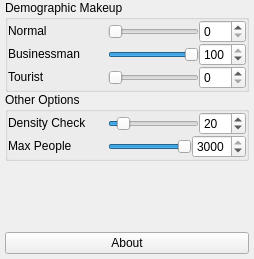
          <widget class="QWidget" name="spawn_tab">
           <attribute name="title">
            <string>Options</string>
           </attribute>
           <layout class="QVBoxLayout" name="verticalLayout_6">
            <property name="spacing">
             <number>0</number>
            </property>
            <property name="leftMargin">
             <number>5</number>
            </property>
            <property name="topMargin">
             <number>0</number>
            </property>
            <property name="rightMargin">
             <number>5</number>
            </property>
            <property name="bottomMargin">
             <number>5</number>
            </property>
            <item>
             <widget class="QGroupBox" name="groupBox_7">
              <property name="title">
               <string>Demographic Makeup</string>
              </property>
              <layout class="QVBoxLayout" name="verticalLayout_21">
               <property name="spacing">
                <number>0</number>
               </property>
               <property name="leftMargin">
                <number>0</number>
               </property>
               <property name="topMargin">
                <number>0</number>
               </property>
               <property name="rightMargin">
                <number>0</number>
               </property>
               <property name="bottomMargin">
                <number>0</number>
               </property>
               <item>
                <layout class="QHBoxLayout" name="concourse_horizontalLayout_22">
                 <item>
                  <widget class="QLabel" name="label_59">
                   <property name="minimumSize">
                    <size>
                     <width>100</width>
                     <height>0</height>
                    </size>
                   </property>
                   <property name="maximumSize">
                    <size>
                     <width>16777215</width>
                     <height>22</height>
                    </size>
                   </property>
                   <property name="text">
                    <string>Normal</string>
                   </property>
                  </widget>
                 </item>
                 <item>
                  <widget class="QSlider" name="normalDemographicSlider">
                   <property name="minimum">
                    <number>0</number>
                   </property>
                   <property name="maximum">
                    <number>100</number>
                   </property>
                   <property name="value">
                    <number>0</number>
                   </property>
                   <property name="orientation">
                    <enum>Qt::Horizontal</enum>
                   </property>
                  </widget>
                 </item>
                 <item>
                  <widget class="QSpinBox" name="normalDemographicSpinBox">
                   <property name="minimum">
                    <number>0</number>
                   </property>
                   <property name="maximum">
                    <number>100</number>
                   </property>
                   <property name="value">
                    <number>0</number>
                   </property>
                  </widget>
                 </item>
                </layout>
               </item>
               <item>
                <layout class="QHBoxLayout" name="concourse_horizontalLayout_23">
                 <item>
                  <widget class="QLabel" name="label_60">
                   <property name="minimumSize">
                    <size>
                     <width>100</width>
                     <height>0</height>
                    </size>
                   </property>
                   <property name="maximumSize">
                    <size>
                     <width>16777215</width>
                     <height>22</height>
                    </size>
                   </property>
                   <property name="text">
                    <string>Businessman</string>
                   </property>
                  </widget>
                 </item>
                 <item>
                  <widget class="QSlider" name="businessmanDemographicSlider">
                   <property name="minimum">
                    <number>0</number>
                   </property>
                   <property name="maximum">
                    <number>100</number>
                   </property>
                   <property name="value">
                    <number>100</number>
                   </property>
                   <property name="orientation">
                    <enum>Qt::Horizontal</enum>
                   </property>
                  </widget>
                 </item>
                 <item>
                  <widget class="QSpinBox" name="businessmanDemographicSpinBox">
                   <property name="minimum">
                    <number>0</number>
                   </property>
                   <property name="maximum">
                    <number>100</number>
                   </property>
                   <property name="value">
                    <number>100</number>
                   </property>
                  </widget>
                 </item>
                </layout>
               </item>
               <item>
                <layout class="QHBoxLayout" name="concourse_horizontalLayout_24">
                 <item>
                  <widget class="QLabel" name="label_62">
                   <property name="minimumSize">
                    <size>
                     <width>100</width>
                     <height>0</height>
                    </size>
                   </property>
                   <property name="maximumSize">
                    <size>
                     <width>16777215</width>
                     <height>22</height>
                    </size>
                   </property>
                   <property name="text">
                    <string>Tourist</string>
                   </property>
                  </widget>
                 </item>
                 <item>
                  <widget class="QSlider" name="touristDemographicSlider">
                   <property name="minimum">
                    <number>0</number>
                   </property>
                   <property name="maximum">
                    <number>100</number>
                   </property>
                   <property name="value">
                    <number>0</number>
                   </property>
                   <property name="orientation">
                    <enum>Qt::Horizontal</enum>
                   </property>
                  </widget>
                 </item>
                 <item>
                  <widget class="QSpinBox" name="touristDemographicSpinBox">
                   <property name="minimum">
                    <number>0</number>
                   </property>
                   <property name="maximum">
                    <number>100</number>
                   </property>
                   <property name="value">
                    <number>0</number>
                   </property>
                  </widget>
                 </item>
                </layout>
               </item>
              </layout>
             </widget>
            </item>
            <item>
             <widget class="QGroupBox" name="groupBox_8">
              <property name="title">
               <string>Other Options</string>
              </property>
              <layout class="QVBoxLayout" name="verticalLayout_22">
               <property name="spacing">
                <number>0</number>
               </property>
               <property name="leftMargin">
                <number>0</number>
               </property>
               <property name="topMargin">
                <number>0</number>
               </property>
               <property name="rightMargin">
                <number>0</number>
               </property>
               <property name="bottomMargin">
                <number>0</number>
               </property>
               <item>
                <layout class="QHBoxLayout" name="concourse_horizontalLayout_26">
                 <item>
                  <widget class="QLabel" name="label_64">
                   <property name="minimumSize">
                    <size>
                     <width>100</width>
                     <height>0</height>
                    </size>
                   </property>
                   <property name="maximumSize">
                    <size>
                     <width>16777215</width>
                     <height>22</height>
                    </size>
                   </property>
                   <property name="text">
                    <string>Density Check</string>
                   </property>
                  </widget>
                 </item>
                 <item>
                  <widget class="QSlider" name="densityCheckSlider">
                   <property name="minimum">
                    <number>10</number>
                   </property>
                   <property name="maximum">
                    <number>100</number>
                   </property>
                   <property name="value">
                    <number>20</number>
                   </property>
                   <property name="orientation">
                    <enum>Qt::Horizontal</enum>
                   </property>
                  </widget>
                 </item>
                 <item>
                  <widget class="QSpinBox" name="densityCheckSpinBox">
                   <property name="minimum">
                    <number>10</number>
                   </property>
                   <property name="maximum">
                    <number>100</number>
                   </property>
                   <property name="value">
                    <number>20</number>
                   </property>
                  </widget>
                 </item>
                </layout>
               </item>
               <item>
                <layout class="QHBoxLayout" name="concourse_horizontalLayout_25">
                 <item>
                  <widget class="QLabel" name="label_63">
                   <property name="minimumSize">
                    <size>
                     <width>100</width>
                     <height>0</height>
                    </size>
                   </property>
                   <property name="maximumSize">
                    <size>
                     <width>16777215</width>
                     <height>22</height>
                    </size>
                   </property>
                   <property name="text">
                    <string>Max People</string>
                   </property>
                  </widget>
                 </item>
                 <item>
                  <widget class="QSlider" name="maxPeopleSlider">
                   <property name="minimum">
                    <number>0</number>
                   </property>
                   <property name="maximum">
                    <number>3000</number>
                   </property>
                   <property name="value">
                    <number>3000</number>
                   </property>
                   <property name="orientation">
                    <enum>Qt::Horizontal</enum>
                   </property>
                  </widget>
                 </item>
                 <item>
                  <widget class="QSpinBox" name="maxPeopleSpinBox">
                   <property name="minimum">
                    <number>0</number>
                   </property>
                   <property name="maximum">
                    <number>3000</number>
                   </property>
                   <property name="value">
                    <number>3000</number>
                   </property>
                  </widget>
                 </item>
                </layout>
               </item>
              </layout>
             </widget>
            </item>
            <item>
             <spacer name="verticalSpacer_3">
              <property name="orientation">
               <enum>Qt::Vertical</enum>
              </property>
              <property name="sizeHint" stdset="0">
               <size>
                <width>20</width>
                <height>71</height>
               </size>
              </property>
             </spacer>
            </item>
            <item>
             <widget class="QPushButton" name="about_pushButton">
              <property name="text">
               <string>About</string>
              </property>
             </widget>
            </item>
           </layout>
          </widget>
